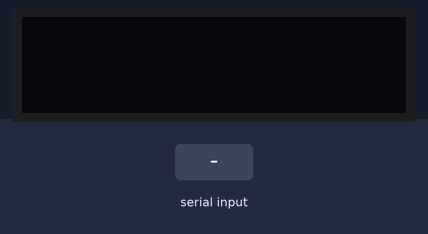
This sketch was run on a simulated Arduino Uno, built with avr-gcc and run on an emulated ATmega328P. On the bench: 128×32 one-colour display. The test bench sets the inputs (shaded band). What the sketch prints to the serial monitor is not drawn.

Above: at 1.2 s.
1.3 s: "1" received over Serial
At 2.9 s:
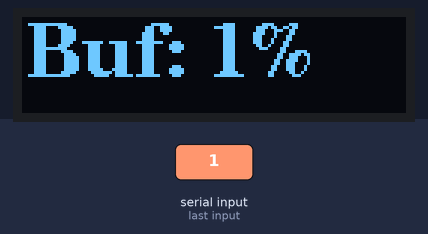
3.8 s: "0" received over Serial
At 6.0 s:
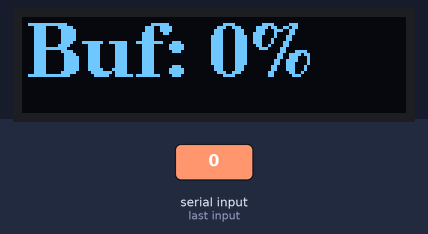
6.3 s: "2" received over Serial
At 8.0 s:
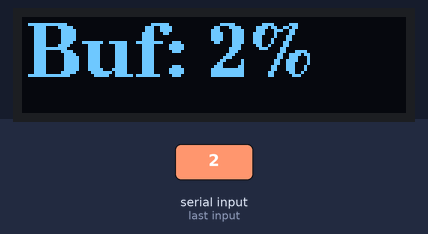
Timing chart, 0 to 9.5 s (numbered marks = the images above; inputs shaded):
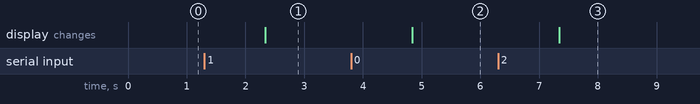

Measured:
- after the input at 1.3 s, the display: changes after 1.0 s (image 1)
- after the input at 3.8 s, the display: changes after 1.0 s (image 2)
- after the input at 6.3 s, the display: changes after 1.0 s (image 3)

The sketch:

Logo.ino
```cpp
// (licence header left out)
#include <Arduino.h>
#include <U8g2lib.h>

#include <Wire.h>

/*
 *IIC Constructor
 *@param  rotation：    U8G2_R0 No rotation, horizontal, draw from left to right
                        U8G2_R1 Rotate 90 degrees clockwise, draw from top to  bottom
                        U8G2_R2 Rotate 180 degrees clockwise, draw from right to left
                        U8G2_R3 Rotate 270 degrees clockwise, draw from bottom to top.
                        U8G2_MIRROR Display image content normally（v2.6.x and above)   Note: U8G2_MIRROR needs to be used with setFlipMode（）.
 *@param reset：U8x8_PIN_NONE Empty pin, reset pin will not be used.
 *
*/
U8G2_SSD1306_128X32_UNIVISION_F_HW_I2C u8g2(U8G2_R0, /* reset=*/ U8X8_PIN_NONE);  //  M0/ESP32/ESP8266/mega2560/Uno/Leonardo

// width:30,height:30
const unsigned char col[] U8X8_PROGMEM= {0x00,0xc0,0x00,0x00,0x00,0xe0,0x01,0x00,0x00,0xe0,0x01,0x00,0x00,0xc0,0x00,0x00,
                                         0x00,0xc0,0x00,0x00,0x00,0xc0,0x00,0x00,0x00,0xe0,0x01,0x00,0x00,0xf8,0x07,0x00,
                                         0x06,0xfe,0x1f,0x18,0x07,0xff,0x3f,0x38,0xdf,0xff,0xff,0x3e,0xfa,0xff,0xff,0x17,
                                         0xf0,0xff,0xff,0x03,0xe0,0xff,0xff,0x01,0xe0,0xff,0xff,0x01,0xe0,0xff,0xff,0x01,
                                         0xe0,0xff,0xff,0x01,0x20,0x00,0x00,0x01,0xa0,0xff,0x7f,0x01,0xa0,0x01,0x60,0x01,
                                         0x20,0x07,0x38,0x01,0xe0,0x0c,0xcc,0x01,0xe0,0x39,0xe7,0x01,0xe0,0xe7,0xf9,0x01,
                                         0xc0,0x1f,0xfe,0x00,0x80,0xff,0x7f,0x00,0x00,0xfe,0x1f,0x00,0x00,0xf8,0x07,0x00,
                                         0x00,0xe0,0x01,0x00,0x00,0xc0,0x00,0x00};


void setup(void) {
  u8g2.begin();  //init
  Serial.begin(9600);

}


void loop(void) {

  //u8g2.clearBuffer(); // Clears all pixel in the memory frame buffer.
  //u8g2.drawXBMP( /* x=*/0 , /* y=*/0 , /* width=*/30 , /* height=*/30 , col );     //Draw a XBM Bitmap. Position (x,y) is the upper left corner of the bitmap. XBM contains monochrome, 1-bit bitmaps.
 // u8g2.setFont(u8g2_font_ncenB18_tr);    //Set the font set, which is“u8g2_font_ncenB14_tr“
 // u8g2.drawStr(1,20,"Bufor 30%");        //Start drawing strings at the coordinates of x-32, y-30 “DFRobot”
 // u8g2.sendBuffer();        //Send the content of the memory frame buffer to the display.

  delay(1);

}

void serialEvent(){

String temp = "Buf: " + Serial.readString();
temp.trim();
temp = temp + "\%";
u8g2.clearBuffer();
u8g2.setFont(u8g2_font_ncenB18_tr);
u8g2.drawStr(1,20,temp.c_str());
//u8g2.drawStr(1,20,"test");
u8g2.sendBuffer();
Serial.println("looop");
}
```
